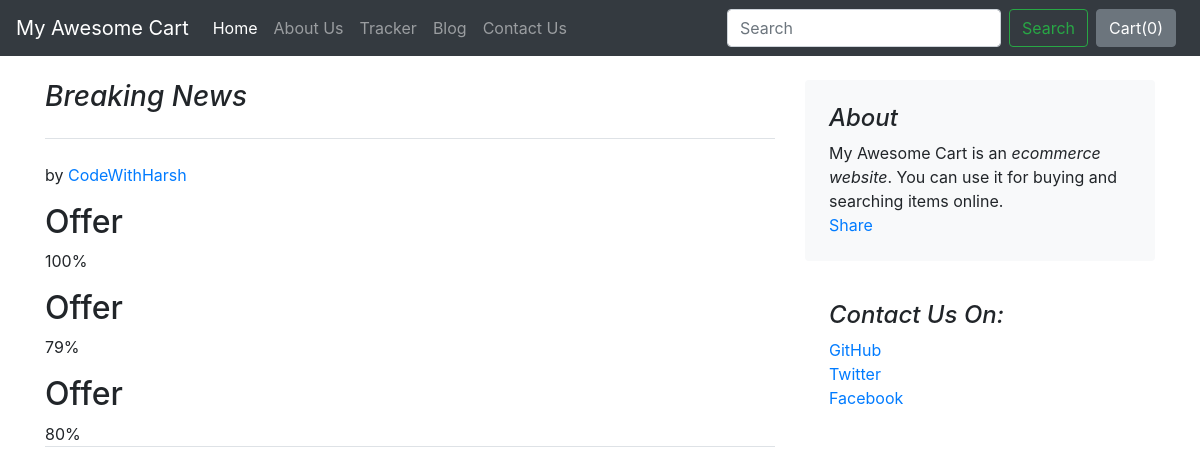
The page /blog/blogpost/1 on the database its author committed.
### blog/models.py (models this page shows, shortened)
class Blogpost(models.Model):
    post_id = models.AutoField
    title = models.CharField(max_length=50)
    head1 = models.CharField(max_length=500 , default="")
    chead1 = models.CharField(max_length=500 , default="")
    head2 = models.CharField(max_length=500 , default="")
    chead2 = models.CharField(max_length=500 , default="")
    head3 = models.CharField(max_length=500,default="")
    chead3 = models.CharField(max_length=500,default="")
    pub_date = models.DateTimeField()
    img = models.ImageField(upload_to="shop/images" , default="",blank=True, null=True)

### blog/views.py (the view)
# urls.py: urls.path('blogpost/<int:id>',views.blogpost,name='BlogPost'),
def blogpost(request,id):
    blog = Blogpost.objects.filter(id=id)[0]
    context = {'blog': blog}
    return render(request,'blog/blogpost.html',context)

### blog/templates/blog/blogpost.html (shortened to what this page needs)
{%extends 'blog/basic.html'%}
{%block body%}
<div class="container">
    <div class="row mt-4">
        <div class="col-md-8 blog-main">
            <h3 class="pb-4 mb-4 font-italic border-bottom">
                {{blog.title}}
            </h3>
            <div class="blog-post">
                <p class="blog-post-meta">{{i.pub_date}} by <a href="#">CodeWithHarsh</a></p>
                <h2>{{blog.head1}}</h2>
                <p> {{blog.chead1}}</p>
                <h2>{{blog.head2}}</h2>
                <p>{{blog.chead2}}</p>
                <h2>{{blog.head3}}</h2>
                <p class=" border-bottom">{{blog.chead3}}</p>
            </div>
        </div>
        <aside class="col-md-4 blog-sidebar">
            <div class="p-4 mb-3 bg-light rounded">
                <h4 class="font-italic">About</h4>
                <p class="mb-0">My Awesome Cart is an <em>ecommerce website</em>. You can use it for buying and searching items online. </p>
                <div class="fb-share-button" data-href="http://127.0.0.1:8000/blog/blogpost/{{blog.post_id}}" data-layout="" data-size=""><a target="_blank" href="https://www.facebook.com/sharer/sharer.php?u=http%3A%2F%2F127.0.0.1%3A8000%2Fblog%2Fblogpost%2F2&amp;src=sdkpreparse" class="fb-xfbml-parse-ignore">Share</a></div>
            </div>
            <div class="p-4">
                <h4 class="font-italic">Contact Us On: </h4>
                <ol class="list-unstyled">
                    <li><a href="#">GitHub</a></li>
                    <li><a href="#">Twitter</a></li>
                    <li><a href="#">Facebook</a></li>
                </ol>
            </div>
        </aside>
    </div>
</div>
{%endblock%}

### rows shown on the page
Blogpost: title "Breaking News", head1 "Offer", chead1 "100%", head2 "Offer", chead2 "79%", head3 "Offer", chead3 "80%"
